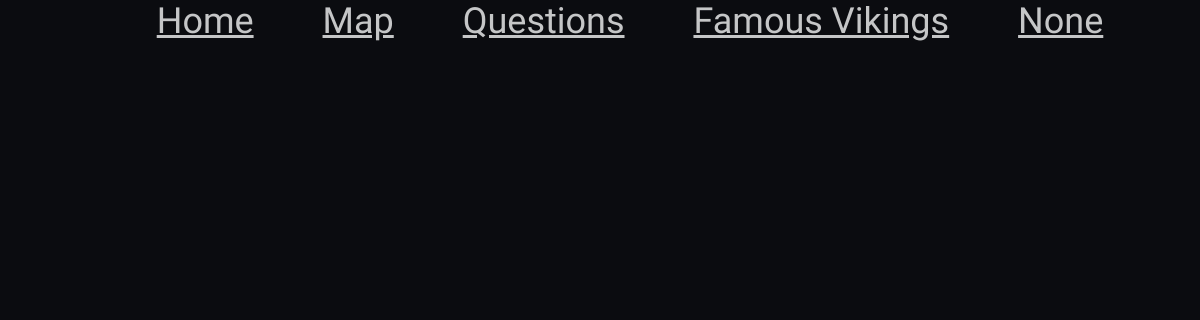
The page /famous_click?viking_id=2 on the database as committed earlier.
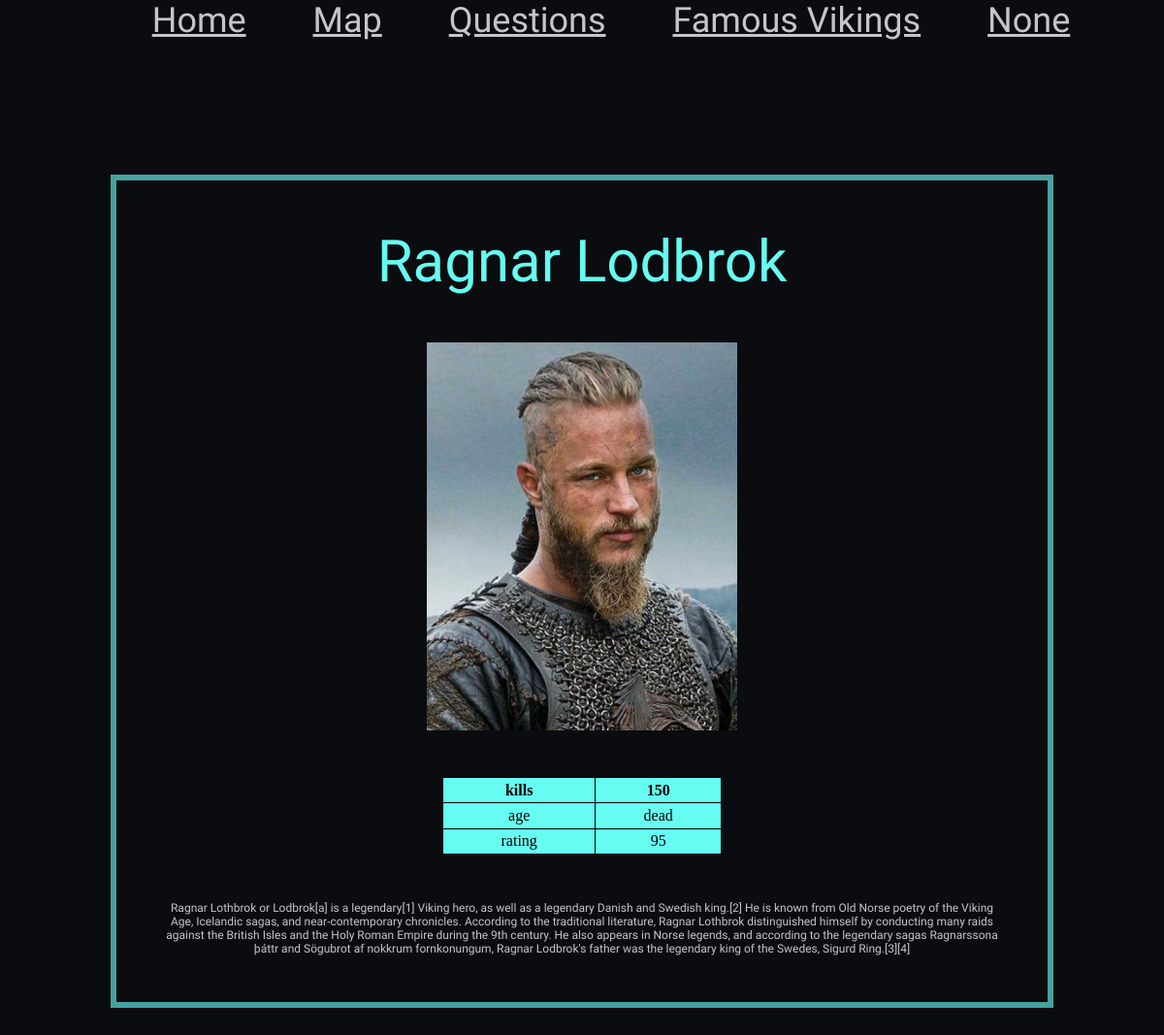
The same page on the database as committed later.
### models.py (models this page shows)
class Famous_Viking(db.Model):
    __tablename__ = "Famous_Viking"
    id = db.Column(db.Integer, primary_key=True, autoincrement=True)
    name = db.Column(db.String(225), unique=True)
    age = db.Column(db.Integer)
    fid = db.Column(db.Integer, db.ForeignKey('Faction.id'), nullable = False)
    wid = db.Column(db.Integer, db.ForeignKey('Weapon.id'), nullable = False)
    kill = db.Column(db.Integer)
    rating = db.Column(db.Integer)
    description = db.Column(db.String())
    img = db.Column(db.String())

### main.py (the view)
@app.route('/famous_click', methods=['POST', 'GET'])
def famous_click():
    current_user = session.get('name')
    viking_id = request.args.get('viking_id')
    stats = models.Famous_Viking.query.filter_by(id = viking_id).all()
    return render_template('famous_click.html', page_title="famous", user = current_user\
    , stats = stats)

### templates/famous_click.html
{% extends 'layout.html' %}
{% block content %}
{% for stat in stats %}
  <div class = "wrapper_click">
      <div class = "click_title">
        <p>{{ stat.name }}</p>
      </div>
      <div class = "click_img">
         <img src="/static/image/{{stat.img}}">
      </div>
      <table id="vikings">
        <tr>
          <th>kills</th>
          <th>{{stat.kill}}</th>
        </tr>
        <tr>
          <td>age</td>
          <td>{{stat.age}}</td>
        </tr>
        <tr>
          <td>rating</td>
          <td>{{stat.rating}}</td>
        </tr>
      </table>
      <div class = "writing">
        <p> {{ stat.description}} </p>
      </div>
  </div>
{% endfor %}
{% endblock %}

Rows that differ between the two databases and show on the page:
added Famous_Viking: name "Ragnar Lodbrok", img (picture), kill "150", age "dead", rating "95", description "Ragnar Lothbrok or Lodbrok[a] is a legendary[1] Viking hero, as well as a legendary Danish and Swedish king.[2] He is known from Old Norse poetry of the Viking Age, Icelandic sagas, and near-contemporary chronicles. According to the traditional literature, Ragnar Lothbrok distinguished himself by conducting many raids against the British Isles and the Holy Roman Empire during the 9th century. He also appears in Norse legends, and according to the legendary sagas Ragnarssona þáttr and Sögubrot af nokkrum fornkonungum, Ragnar Lodbrok's father was the legendary king of the Swedes, Sigurd Ring.[3][4]"
